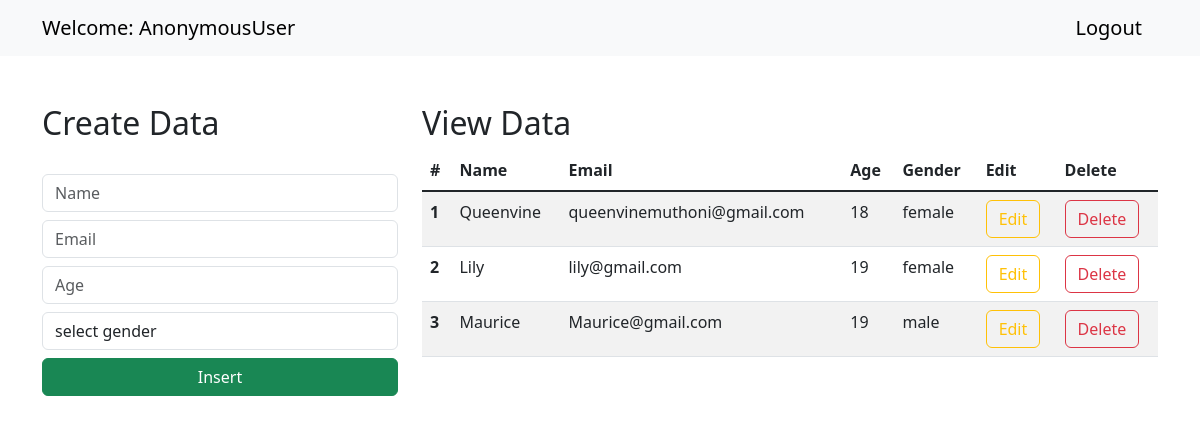
The page / on the database its author committed.
### crudmidmorning/models.py (models this page shows)
class Student(models.Model):
    name=models.CharField(max_length=30,blank=False,null=False)
    email=models.EmailField()
    age=models.IntegerField()
    gender=models.CharField(max_length=30,blank=False,null=False)

### crudmidmorning/views.py (the view)
# urls.py: 2. Add a URL to urlpatterns:  path('', views.home, name='home')
def home(request):
    data = Student.objects.all()
    context = {"data": data}
    return render(request, "index.html", context)

### templates/index.html (shortened to what this page needs)
<!doctype html>
<html lang="en">
    <link href="https://cdn.jsdelivr.net/npm/bootstrap@5.3.0-alpha1/dist/css/bootstrap.min.css" rel="stylesheet">
  <head>
  </head>
  <body>
    <nav class="navbar navbar-expand-lg bg-body-tertiary">
        <div class="container-md">
          <a class="navbar-brand" href="/">Welcome: {{request.user}}</a>
          <a class="navbar-brand" href="/logout">Logout</a>
        </div>
      </nav>
      <div class="container mt-5">
        <div class="row">
            <div class="col-md-4">
                <h2>Create Data</h2>
                <br>
                <form action="/insert" method="post">{% csrf_token %}
                    <div class="form-group">
                        <input type="text" class="form-control" placeholder="Name" name="name" required>
                    </div>
                    <div class="form-group">
                        <input type="email" class="form-control  mt-2" placeholder="Email" name="email" required>
                    </div>
                    <div class="form-group">
                        <input type="number" class="form-control  mt-2" placeholder="Age" name="age" required>
                    </div>
                    <div class="form-group mt-2">
                        <select id="gender" name="gender" class="form-control" required>
                            <option selected>select gender</option>
                        </select>
                    </div>
                    <div class="d-grid gap-2">
                        <button class="btn btn-success mt-2" type="submit">Insert</button>
                    </div>
                </form>
            </div>
            <div class="col-md-8">
                <h2>View Data</h2>
                <table class="table table-striped table-hover">
                    <thead>
                      <tr>
                        <th scope="col">#</th>
                        <th scope="col">Name</th>
                        <th scope="col">Email</th>
                        <th scope="col">Age</th>
                        <th scope="col">Gender</th>
                        <th scope="col">Edit</th>
                        <th scope="col">Delete</th>
                      </tr>
                    </thead>
                    <tbody class="table-group-divider">
                    {% for d in data %}
                      <tr>
                        <th scope="row">{{d.id}}</th>
                        <td>{{d.name}}</td>
                        <td>{{d.email}}</td>
                        <td>{{d.age}}</td>
                        <td>{{d.gender}}</td>
                        <td><a href="/update/{{d.id}}" type="button" class="btn btn-outline-warning">Edit</a></td>
                        <td><a href="/delete/{{d.id}}" type="button" class="btn btn-outline-danger">Delete</a></td>
                      </tr>
                    {% endfor %}
                    </tbody>
                  </table>
            </div>
        </div>
      </div>
  </body>
</html>

### rows shown on the page
Student: id "1", name "Queenvine", email "queenvinemuthoni@gmail.com", age "18", gender "female"
Student: id "2", name "Lily", email "lily@gmail.com", age "19", gender "female"
Student: id "3", name "Maurice", email "Maurice@gmail.com", age "19", gender "male"

### other values the page prints
{{ request.user }} "AnonymousUser"
